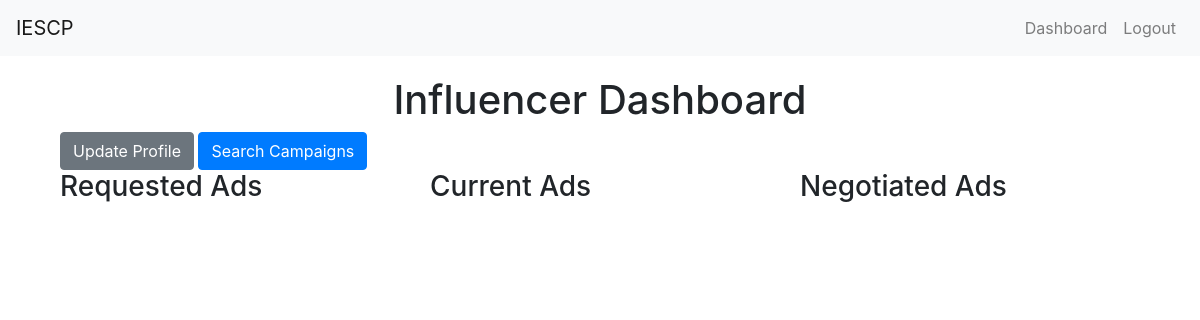
/influencer_dashboard (signed in), run on an earlier commit of the app's database.
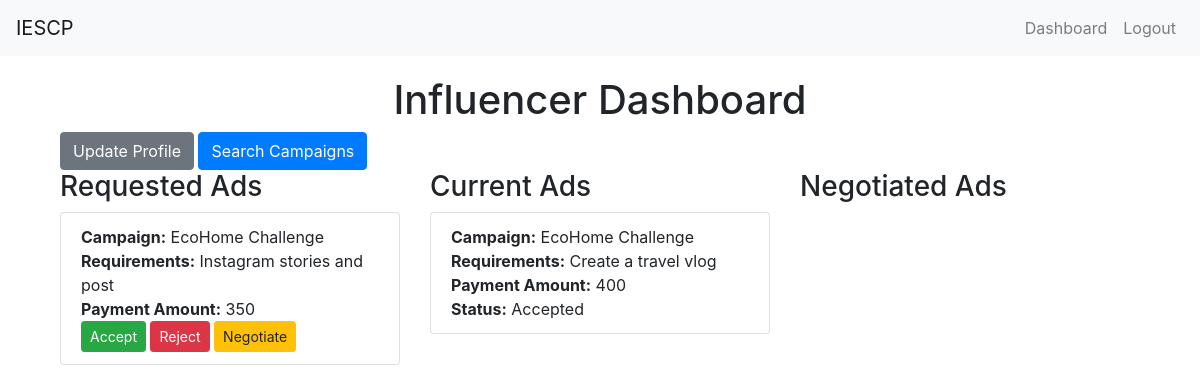
And on a later commit of the database.
### app.py (models this page shows, shortened)
class AdRequest(db.Model):
    id = db.Column(db.Integer, primary_key=True)
    campaign_id = db.Column(db.Integer, db.ForeignKey('campaign.id', ondelete='CASCADE'), nullable=False)
    influencer_id = db.Column(db.Integer, db.ForeignKey('user.id', ondelete='CASCADE'), nullable=False)
    messages = db.Column(db.Text)
    requirements = db.Column(db.Text)
    payment_amount = db.Column(db.Integer)
    negotiation_comment = db.Column(db.Text, nullable=True)
    status = db.Column(db.String(20), nullable=False, default='Requested')
    flagged = db.Column(db.Boolean, default=False)

class Campaign(db.Model):
    id = db.Column(db.Integer, primary_key=True)
    name = db.Column(db.String(100), nullable=False)
    description = db.Column(db.String(200))
    start_date = db.Column(db.DateTime, default=db.func.current_timestamp())
    end_date = db.Column(db.DateTime)
    niche = db.Column(db.String(100))
    budget = db.Column(db.Float, nullable=False)
    owner_id = db.Column(db.Integer, db.ForeignKey('user.id', ondelete='CASCADE'), nullable=False)
    visibility = db.Column(db.String(10))  # 'public' or 'private'
    flagged = db.Column(db.Boolean, default=False)
    ad_requests = db.relationship('AdRequest', backref='campaign', lazy=True, cascade='all, delete-orphan')

### app.py (the view)
@app.route('/influencer_dashboard')
@login_required
def influencer_dashboard():
    if current_user.role != 'influencer':
        flash('Access unauthorized!', 'danger')
        return redirect(url_for('index'))
    requested_ads = AdRequest.query.filter_by(influencer_id=current_user.id, status='Requested').all()
    current_ads = AdRequest.query.filter_by(influencer_id=current_user.id, status='Accepted').all()
    negotiated_ads = AdRequest.query.filter_by(influencer_id=current_user.id, status='Negotiated').all()
    return render_template('influencer_dashboard.html', current_ads=current_ads, negotiated_ads=negotiated_ads, requested_ads=requested_ads)

### app.py (called while the page is built)
@login_manager.user_loader
def load_user(user_id):
    return User.query.get(int(user_id))

### templates/influencer_dashboard.html (shortened to what this page needs)
{% extends "layout.html" %}
{% block content %}
<div class="container">
    <h1 class="text-center">Influencer Dashboard</h1>
    <a href="{{ url_for('profile') }}" class="btn btn-secondary">Update Profile</a>
    <a href="{{ url_for('search_campaigns') }}" class="btn btn-primary">Search Campaigns</a>
    <div class="row">
        <div class="col-md-4">
            <h3>Requested Ads</h3>
            <ul class="list-group">
                {% for ad in requested_ads %}
                <li class="list-group-item">
                    <strong>Campaign:</strong> {{ ad.campaign.name }}<br>
                    <strong>Requirements:</strong> {{ ad.requirements }}<br>
                    <strong>Payment Amount:</strong> {{ ad.payment_amount }}<br>
                    <form method="POST" action="{{ url_for('accept_ad_request', ad_request_id=ad.id) }}" style="display:inline;">
                        <button type="submit" class="btn btn-success btn-sm">Accept</button>
                    </form>
                    <form method="POST" action="{{ url_for('reject_ad_request', ad_request_id=ad.id) }}" style="display:inline;">
                        <button type="submit" class="btn btn-danger btn-sm">Reject</button>
                    </form>
                    <a href="{{ url_for('negotiate_ad_request', ad_request_id=ad.id) }}" class="btn btn-warning btn-sm">Negotiate</a>
                </li>
                {% endfor %}
            </ul>
        </div>
        <div class="col-md-4">
            <h3>Current Ads</h3>
            <ul class="list-group">
                {% for ad in current_ads %}
                <li class="list-group-item">
                    <strong>Campaign:</strong> {{ ad.campaign.name }}<br>
                    <strong>Requirements:</strong> {{ ad.requirements }}<br>
                    <strong>Payment Amount:</strong> {{ ad.payment_amount }}<br>
                    <strong>Status:</strong> {{ ad.status }}
                </li>
                {% endfor %}
            </ul>
        </div>
        <div class="col-md-4">
            <h3>Negotiated Ads</h3>
        </div>
    </div>
</div>
{% endblock %}

What changed in the data, as far as the page shows it:
added AdRequest: campaign.name "EcoHome Challenge", requirements "Instagram stories and post", payment_amount "350", shown under "Requested Ads"
added AdRequest: campaign.name "EcoHome Challenge", requirements "Create a travel vlog", payment_amount "400", status "Accepted", shown under "Current Ads"
